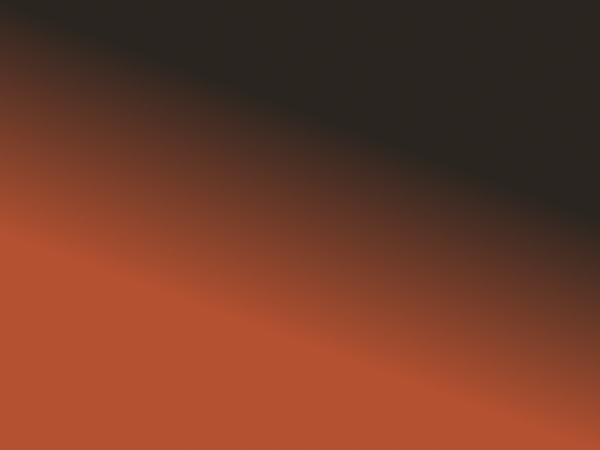
#> input picture assets/images/arch-birchwood-residence.jpg, 1200 x 900 px (shown at 1/2 size)
$ python -i generate_images.py   (imports and definitions only)
#> lines starting #> are read from the running program, lines starting #| are printed output that depends on the picture
#> further down, picture is the input picture: PIL image 1200x900 RGB; mean R, G, B 110.5, 58.7, 40.3
"""
One-off generator for placeholder brand assets: favicon, OG/social share
images, and abstract content placeholders for the two template sites.
Not part of the deployed site — run once, commit the outputs, delete
or ignore this script's dependency on Pillow afterward if you like.
"""
import io
import math
import random
from pathlib import Path

from fontTools.ttLib import TTFont
from PIL import Image, ImageDraw, ImageFilter, ImageFont

ROOT = Path(__file__).resolve().parent.parent
ICONS = ROOT / "assets" / "icons"
OG = ROOT / "assets" / "og"
IMAGES = ROOT / "assets" / "images"
FONT_DIR = Path(r"C:\Windows\Fonts")
BRAND_FONTS_DIR = ROOT / "shared" / "fonts"

GEORGIA_BOLD = str(FONT_DIR / "georgiab.ttf")
SEGOE = str(FONT_DIR / "segoeui.ttf")
SEGOE_BOLD = str(FONT_DIR / "segoeuib.ttf")

_ttf_cache = {}


# [30 lines left out: functions brand_font_bytes, load_font, not called in this run]


# Real brand fonts — filenames from shared/fonts/, see self_host_fonts.py —
# so OG cards match each page's actual typography.
BRICOLAGE = "bricolage-grotesque-800-normal-2.woff2"
JETBRAINS_MONO = "jetbrains-mono-700-normal-2.woff2"
BIG_SHOULDERS = "big-shoulders-display-800-normal-2.woff2"
IBM_PLEX_MONO = "ibm-plex-mono-600-normal-2.woff2"
FRAUNCES = "fraunces-700-normal-2.woff2"
KARLA = "karla-500-normal-2.woff2"

# ---- Brand palettes (colors match each site's actual --color-accent) ----
NODWEB = {
    "bg": (15, 19, 38), "bg2": (23, 29, 56), "accent": (109, 135, 255), "text": (245, 246, 250),
    "title_font": BRICOLAGE, "title_weight": 800, "title_opsz": 96,
    "label_font": JETBRAINS_MONO, "label_weight": 700,
}
ARCH = {
    "bg": (39, 33, 28), "bg2": (58, 46, 36), "accent": (168, 70, 31), "text": (250, 247, 243),
    "title_font": BIG_SHOULDERS, "title_weight": 800, "title_opsz": None,
    "label_font": IBM_PLEX_MONO, "label_weight": None,
}
CAFE = {
    "bg": (36, 28, 21), "bg2": (54, 42, 30), "accent": (255, 107, 86), "text": (255, 246, 233),
    "title_font": BRICOLAGE, "title_weight": 800, "title_opsz": 96,
    "label_font": KARLA, "label_weight": 500,
}


def lerp(a, b, t):
    return tuple(int(a[i] + (b[i] - a[i]) * t) for i in range(3))


# [10 lines left out: function gradient, not called in this run]


def add_grain(img, amount=6):
#> called with amount = 6
    w, h = img.size
#> w = 1200; h = 900
    noise = Image.effect_noise((w, h), 24).convert("L")
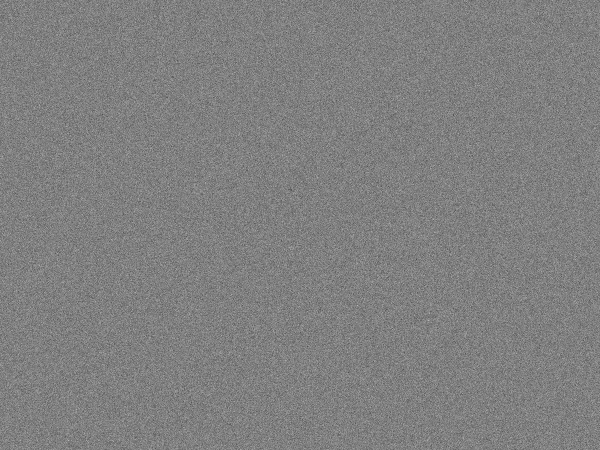
#> noise: PIL image 1200x900 L (shown at 1/2 size); min 0, max 240, mean 127.5
    noise = noise.point(lambda p: 128 + (p - 128) * amount // 24)
    base = img.convert("RGB")
    out = Image.blend(base, Image.merge("RGB", (noise, noise, noise)), 0.035)
    return out


# [55 lines left out: functions node_mark, make_icon, build_icons, wrap_text, not called in this run]


def centered_text(draw, cy, text, font, fill, canvas_w=1200):
    w = draw.textlength(text, font=font)
    draw.text(((canvas_w - w) / 2, cy), text, font=font, fill=fill)


# [106 lines left out: functions make_og, build_og, make_placeholder, build_placeholders, not called in this run]


# [4 lines not run here, left out]

>>> from PIL import Image
>>> picture = Image.open('../assets/images/arch-birchwood-residence.jpg')
>>> result = add_grain(picture)
